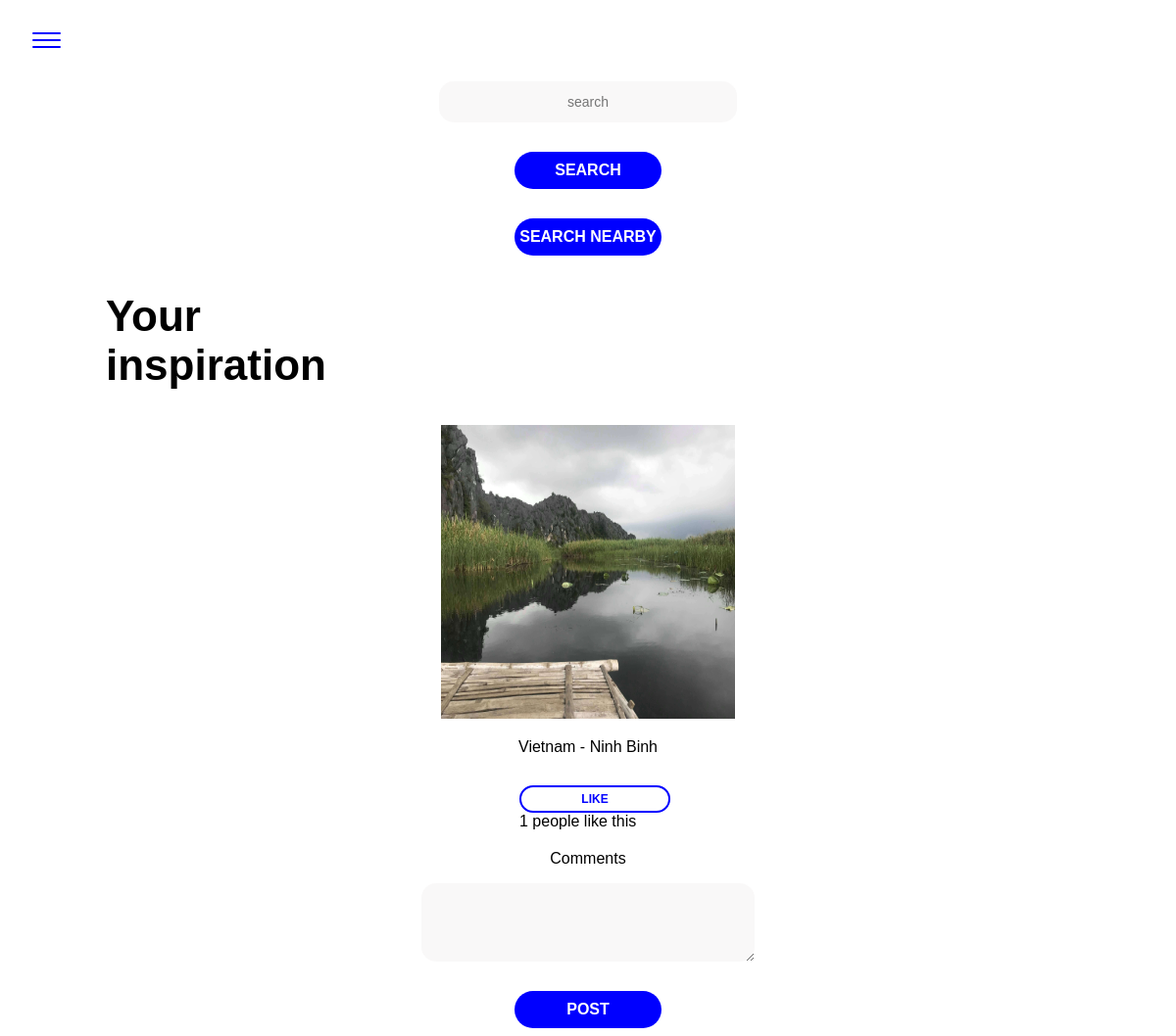
The app's page /detailPost.php?id=35, older data.
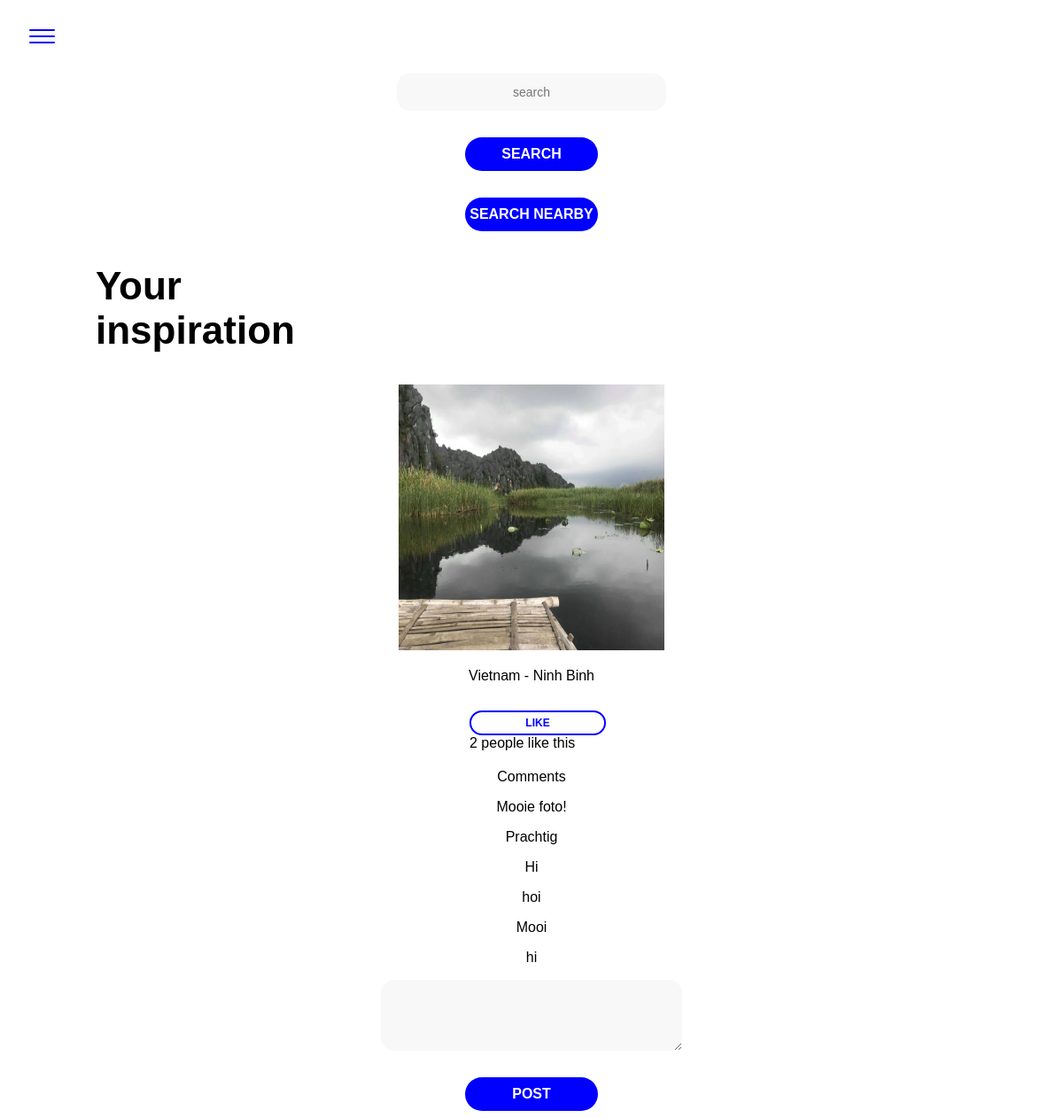
The same page, newer data.
### tables this page shows
CREATE TABLE `images` (
  `id` int(11) NOT NULL,
  `user_id` int(11) NOT NULL,
  `user_name` varchar(255) NOT NULL,
  `img_description` varchar(255) NOT NULL,
  `date_created` timestamp NOT NULL DEFAULT CURRENT_TIMESTAMP,
  `file_path` varchar(255) NOT NULL,
  `longitude` decimal(10,8) NOT NULL,
  `latitude` decimal(10,8) NOT NULL
);

CREATE TABLE `comments` (
  `id` int(11) NOT NULL,
  `user_id` int(11) NOT NULL,
  `post_id` int(11) NOT NULL,
  `comment` varchar(255) NOT NULL
);

### classes/Post.php (called while the page is built, shortened)
<?php
class Post
{
    public static function getData($postId)
    {
        $conn = Db::getInstance();
        $statement = $conn->prepare('SELECT * FROM images WHERE id = :postid');
        $statement->bindValue(':postid', $postId);
        $statement->execute();
        $result = $statement->fetch(PDO::FETCH_ASSOC);
        return $result;
    }
    public static function getDate($postId)
    {
        $conn = Db::getInstance();
        $statement = $conn->prepare('SELECT * FROM images WHERE id = :postid');
        $statement->bindValue(':postid', $postId);
        $statement->execute();
        $result = $statement->fetch(PDO::FETCH_ASSOC);
        return $result;
    }
    public static function getLike($postId)
    {
        $conn = Db::getInstance();
        $statement = $conn->prepare('select count(*) as count from likes where post_id = :postid');
        $statement->bindValue(':postid', $postId);
        $statement->execute();
        $result = $statement->fetch(PDO::FETCH_ASSOC);
        return $result['count'];
    }
    public static function getComments($postId)
    {
        $conn = Db::getInstance();
        $statement = $conn->prepare('SELECT * FROM comments WHERE post_id = :postId');
        $statement->bindParam(':postId', $postId);
        $result = $statement->execute();
        return $result = $statement->fetchAll(PDO::FETCH_ASSOC);
    }
}

### detailPost.php (the view, shortened to what this page needs)
<?php
$postId = $_GET['id'];
$post = Post::getData($postId);
$like = Post::getLike($postId);
$t = Post::getDate($postId);
?><!DOCTYPE html>
<html lang="en">
<head>
    <link rel="stylesheet" type="text/css" href="css/style.css">
</head>
<body>
    <?php include_once 'nav.inc.php'; ?>
<h2>Your <br> inspiration</h2>
    <article class="center-div-image">
        <img src="<?php echo 'uploads/'.$post['file_path']; ?>" height=300 width=300 alt="">
        <p><?php echo $post['img_description']; ?></p>
        <div class="center-div"><a href="#" class="like btn--secondary" data-id="<?php echo $post['id']; ?>" >Like</a> <span class='likes'><?php echo $like; ?></span> people like this </div>
    </article>
    <p>Comments</p>
    <div id="comments" class="comments">
    <?php
    $comments = Post::getComments($postId);
    foreach ($comments as $c):
    ?>
    <div>
        <p><?php echo $c['comment']; ?></p>
    </div>
    <?php endforeach; ?>
    </div>
    <form name="postComment" method="post">
        <textarea id="commentText" name="commentText" type="text" class="input"></textarea>
        <input id="commentSubmit" type="submit" value="Post" class="btn btn--primary" data-post_id="<?php echo $post['id']; ?>" data-user_id="<?php echo $post['user_id']; ?>">
    </form>
</body>
</html>

### nav.inc.php (shortened to what this page needs)
<nav role="navigation" class="navbar">
  <div id="menuToggle">
        <span></span>
        <span></span>
        <span></span>
  </div>
</nav>
<form action="search.php" method="GET">
        <input id="search" name="search" type="text" placeholder="search" class="input">
        <input id="sumbit" type="submit" value="Search" class="btn btn--primary">
      </form>
      <form action="nearby.php" method="GET">
        <input id="sumbit" type="submit" value="Search nearby" class="btn btn--primary">
      </form>

### css/style.css (style rules this page uses)
body { font-family: 'Helvetica', sans-serif; font-size: 16px; }
h2 { font-size: 44px; margin-left: 100px; }
p { text-align: center; }
a { text-decoration: none; color: blue; opacity:1; font-size: 1.3em; font-weight: 400; transition: 200ms; }
nav { background-color: #ffffff; height: 65px; }
#menuToggle { display: flex; flex-direction: column; position: relative; top: 25px; left: 25px; z-index: 1; -webkit-user-select: none; user-select: none; }
#menuToggle span { display: flex; width: 29px; height: 2px; margin-bottom: 5px; position: relative; background: blue; border-radius: 3px; z-index: 1; transform-origin: 5px 0px; transition: transform 0.5s cubic-bezier(0.77,0.2,0.05,1.0), background 0.5s cubic-bezier(0.77,0.2,0.05,1.0), opacity 0.55s ease; }
#menuToggle span:nth-last-child(2) { transform-origin: 0% 100%; }
.input { background-color:#f3f1f185; border: 0px; width: 300px; height: 40px; border-radius: 15px; margin: 10px auto; display: block; text-align: center; font-size: 14px; }
.btn--primary { color: #ffffff; font-size: 16px; font-weight: 700; text-transform: uppercase; background-color: blue; width: 150px; padding: 10px 0px; border-radius: 20px; border:0px; margin: 30px auto 0px auto; display: block; padding: auto; transition: 200ms; }
.btn--secondary { text-decoration: none; text-align: center; color: blue; font-size: 12px; font-weight: 700; text-transform: uppercase; width: 150px; padding: 5px 0px; border: 2px solid blue; border-radius: 20px; margin: 30px auto 0px auto; display: block; transition: 200ms; }
span { text-align: center; }
.center-div { margin: 20px auto; width: 140px; }
.center-div-image { margin: 20px auto; width: 300px; }
textarea { border: 0px; background-color: #f3f1f185; border-radius: 20px; display: block; margin: auto; width: 300px; padding: 20px; height: 10px;; }

Row changes from the older to the newer data that the page shows:
added comments: comment "Mooie foto!"
added comments: comment "Prachtig"
added comments: comment "Hi"
added comments: comment "hoi"
added comments: comment "Mooi"
added comments: comment "hi"
Text that changed along with them:
$like: "1" → "2"
